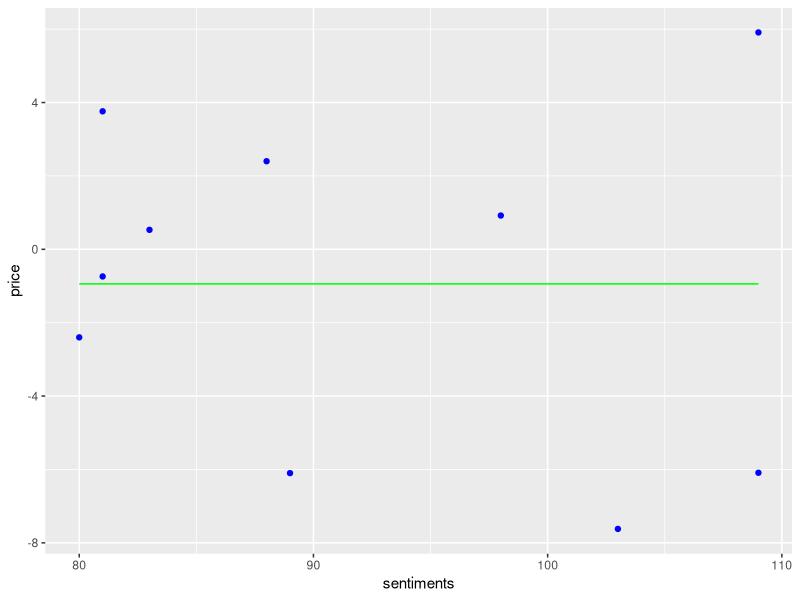

Generate this figure with R:
setwd("C:/Users/HP/Desktop/thss")
dataset = read.csv("sentiment.csv")

library(rpart)

regressorDT = rpart(formula = price ~ .,
                    data = dataset,
                    control = rpart.control(minsplit = 1))

y_predDT = predict(regressorDT , data.frame(anger= 15 , anticipation= 50 , disgust = 10 , fear = 19 , joy = 23 , sadness =16 , surprise = 13 , trust = 58, negative = 29 , positive = 103))

library(ggplot2)

x_grid = seq(min(dataset$positive), max(dataset$positive),0.01)

ggplot()+
  
  geom_point(aes(x=dataset$positive , y = dataset$price),
             color = 'blue') +
  geom_line(aes(x= dataset$positive , y= predict(regressorDT , newdata = dataset)),
            color = 'green') +
  xlab('sentiments') +
  ylab('price')
